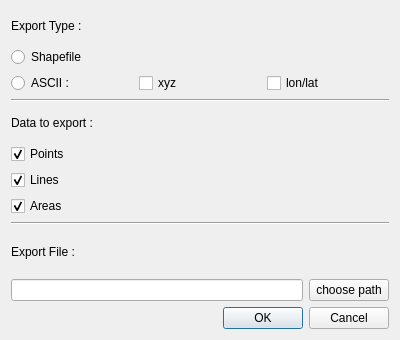
<?xml version="1.0" encoding="UTF-8"?>
<ui version="4.0">
 <class>MeasGeomExportDialog</class>
 <widget class="QDialog" name="MeasGeomExportDialog">
  <property name="geometry">
   <rect>
    <x>0</x>
    <y>0</y>
    <width>400</width>
    <height>340</height>
   </rect>
  </property>
  <property name="windowTitle">
   <string>Export Measurement to Geometry</string>
  </property>
  <layout class="QVBoxLayout" name="verticalLayout_2">
   <item>
    <layout class="QVBoxLayout" name="verticalLayout">
     <item>
      <widget class="QLabel" name="export_type_label">
       <property name="maximumSize">
        <size>
         <width>16777215</width>
         <height>30</height>
        </size>
       </property>
       <property name="font">
        <font>
         <weight>50</weight>
         <bold>false</bold>
        </font>
       </property>
       <property name="text">
        <string>Export Type :</string>
       </property>
       <property name="alignment">
        <set>Qt::AlignLeading|Qt::AlignLeft|Qt::AlignVCenter</set>
       </property>
      </widget>
     </item>
     <item>
      <widget class="QRadioButton" name="shapefile_btn">
       <property name="text">
        <string>Shapefile</string>
       </property>
      </widget>
     </item>
     <item>
      <layout class="QHBoxLayout" name="horizontalLayout_2">
       <item>
        <widget class="QRadioButton" name="ASCII_btn">
         <property name="text">
          <string>ASCII : </string>
         </property>
        </widget>
       </item>
       <item>
        <widget class="QCheckBox" name="xyz_btn">
         <property name="text">
          <string>xyz</string>
         </property>
        </widget>
       </item>
       <item>
        <widget class="QCheckBox" name="lat_lon_btn">
         <property name="text">
          <string>lon/lat</string>
         </property>
        </widget>
       </item>
      </layout>
     </item>
     <item>
      <widget class="Line" name="separtor">
       <property name="orientation">
        <enum>Qt::Horizontal</enum>
       </property>
      </widget>
     </item>
     <item>
      <widget class="QLabel" name="data_type_label">
       <property name="maximumSize">
        <size>
         <width>16777215</width>
         <height>30</height>
        </size>
       </property>
       <property name="font">
        <font>
         <weight>50</weight>
         <bold>false</bold>
        </font>
       </property>
       <property name="text">
        <string>Data to export :</string>
       </property>
      </widget>
     </item>
     <item>
      <widget class="QCheckBox" name="points_checkBox">
       <property name="text">
        <string>Points</string>
       </property>
       <property name="checked">
        <bool>true</bool>
       </property>
      </widget>
     </item>
     <item>
      <widget class="QCheckBox" name="lines_checkBox">
       <property name="text">
        <string>Lines</string>
       </property>
       <property name="checked">
        <bool>true</bool>
       </property>
      </widget>
     </item>
     <item>
      <widget class="QCheckBox" name="areas_checkBox">
       <property name="text">
        <string>Areas</string>
       </property>
       <property name="checked">
        <bool>true</bool>
       </property>
      </widget>
     </item>
     <item>
      <widget class="Line" name="separator2">
       <property name="orientation">
        <enum>Qt::Horizontal</enum>
       </property>
      </widget>
     </item>
     <item>
      <widget class="QLabel" name="export_file_label">
       <property name="text">
        <string>Export File :</string>
       </property>
      </widget>
     </item>
     <item>
      <layout class="QHBoxLayout" name="horizontalLayout">
       <item>
        <widget class="QLineEdit" name="path_lineEdit"/>
       </item>
       <item>
        <widget class="QPushButton" name="path_pushButton">
         <property name="text">
          <string>choose path</string>
         </property>
        </widget>
       </item>
      </layout>
     </item>
     <item>
      <widget class="QDialogButtonBox" name="valid_cancel_buttonBox">
       <property name="orientation">
        <enum>Qt::Horizontal</enum>
       </property>
       <property name="standardButtons">
        <set>QDialogButtonBox::Cancel|QDialogButtonBox::Ok</set>
       </property>
      </widget>
     </item>
    </layout>
   </item>
  </layout>
 </widget>
 <resources/>
 <connections>
  <connection>
   <sender>valid_cancel_buttonBox</sender>
   <signal>accepted()</signal>
   <receiver>MeasGeomExportDialog</receiver>
   <slot>accept()</slot>
   <hints>
    <hint type="sourcelabel">
     <x>248</x>
     <y>254</y>
    </hint>
    <hint type="destinationlabel">
     <x>157</x>
     <y>274</y>
    </hint>
   </hints>
  </connection>
  <connection>
   <sender>valid_cancel_buttonBox</sender>
   <signal>rejected()</signal>
   <receiver>MeasGeomExportDialog</receiver>
   <slot>reject()</slot>
   <hints>
    <hint type="sourcelabel">
     <x>316</x>
     <y>260</y>
    </hint>
    <hint type="destinationlabel">
     <x>286</x>
     <y>274</y>
    </hint>
   </hints>
  </connection>
 </connections>
</ui>
